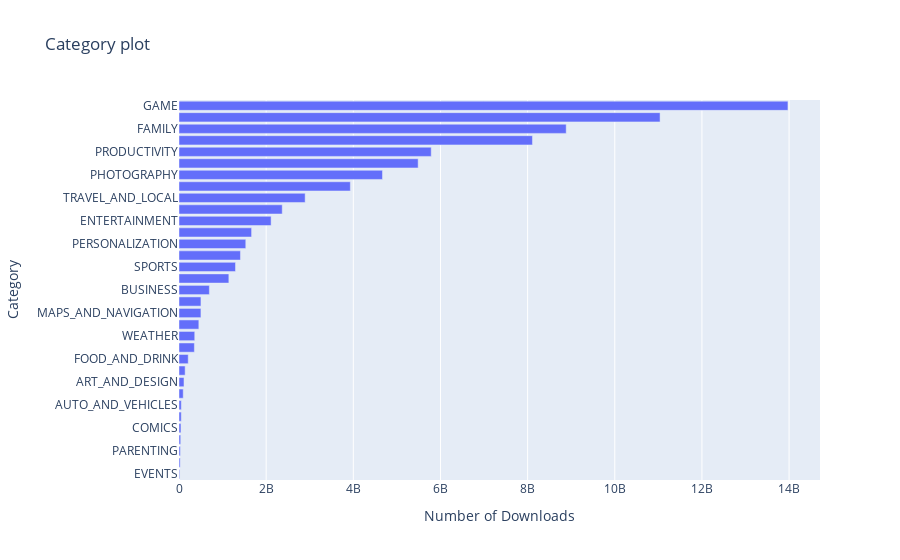

The cell this chart's notebook holds for it:
### Markdown cell above
### Horizontal Bar Chart - Most Popular Categories (Highest Downloads)

### Code cell
h_bar = px.bar(x = g,
               y = g.index,
               orientation='h',
              title="Category plot")
h_bar.update_layout(xaxis_title = 'Number of Downloads', yaxis_title='Category')
h_bar

### Figure 1 — Plotly figure (JSON) as saved in the notebook; plotly's stock layout.template omitted (floating-point values rounded to 4 significant figures)
{"data": [{"alignmentgroup": "True", "hovertemplate": "x=%{x}<br>y=%{y}<extra></extra>", "legendgroup": "", "marker": {"color": "#636efa", "pattern": {"shape": ""}}, "name": "", "offsetgroup": "", "orientation": "h", "showlegend": false, "textposition": "auto", "type": "bar", "x": [15949410, 26916200, 31116110, 39262676, 44931100, 52083000, 53129800, 97082000, 114233100, 140912410, 211777750, 352852000, 361096500, 455312400, 503267560, 503742120, 697018120, 1144006220, 1296431465, 1410331540, 1532352930, 1665791655, 2113660000, 2369110650, 2894859300, 3931897200, 4669143130, 5487841475, 5788070180, 8110724500, 8885080590, 11039241530, 13973762717], "xaxis": "x", "y": ["EVENTS", "BEAUTY", "PARENTING", "MEDICAL", "COMICS", "LIBRARIES_AND_DEMO", "AUTO_AND_VEHICLES", "HOUSE_AND_HOME", "ART_AND_DESIGN", "DATING", "FOOD_AND_DRINK", "EDUCATION", "WEATHER", "FINANCE", "MAPS_AND_NAVIGATION", "LIFESTYLE", "BUSINESS", "HEALTH_AND_FITNESS", "SPORTS", "SHOPPING", "PERSONALIZATION", "BOOKS_AND_REFERENCE", "ENTERTAINMENT", "NEWS_AND_MAGAZINES", "TRAVEL_AND_LOCAL", "VIDEO_PLAYERS", "PHOTOGRAPHY", "SOCIAL", "PRODUCTIVITY", "TOOLS", "FAMILY", "COMMUNICATION", "GAME"], "yaxis": "y"}], "layout": {"barmode": "relative", "legend": {"tracegroupgap": 0}, "title": {"text": "Category plot"}, "xaxis": {"anchor": "y", "domain": [0, 1], "title": {"text": "Number of Downloads"}}, "yaxis": {"anchor": "x", "domain": [0, 1], "title": {"text": "Category"}}}}
